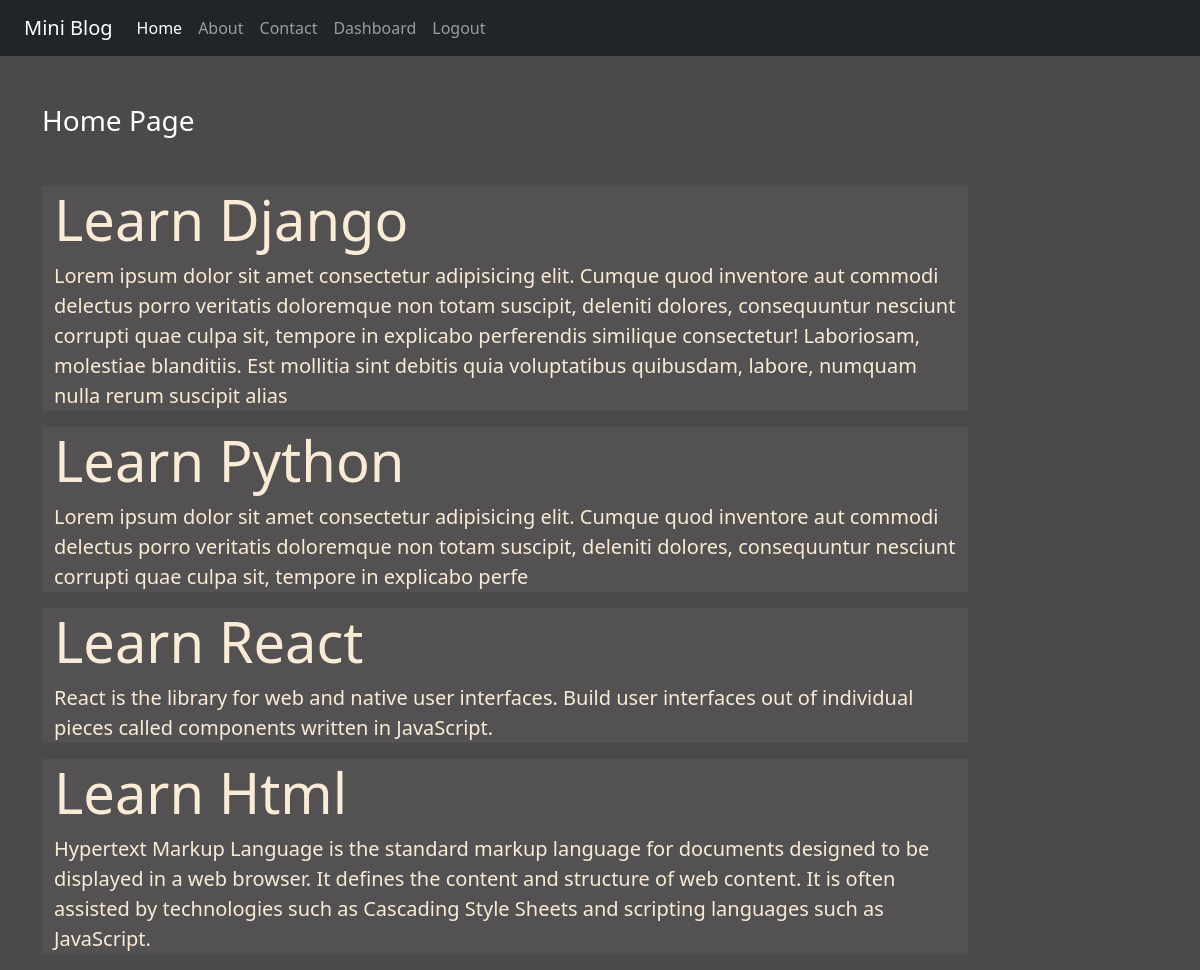
The app's page / (signed in) with its own data.
### blog/models.py (models this page shows)
class Post(models.Model):
    title = models.CharField(max_length=200)
    desc = models.TextField()

### blog/views.py (the view)
# urls.py: path('', views.home, name="home"),
def home(request):
    posts = Post.objects.all().order_by('id')
    paginator = Paginator(posts, 4)
    page_number = request.GET.get('page')
    page_obj = paginator.get_page(page_number)
    return render(request, 'blog/home.html', {'posts':page_obj})

### blog/templates/blog/home.html (shortened to what this page needs)
{% extends "blog/base.html" %}
{% load static %}
{% block content%}
 <div class="col-sm-10">
    <h3 class="text-white my-5">Home Page</h3>
    {% for post in posts %}
    <div class="jumbotron jumbotron-fluid jumbo-color">
        <div class="container">
            <h1 class="display-4 font-weight-bold">{{post.title}}</h1>
            <p class="lead">{{post.desc}} </p>
        </div>
    </div>
    {% endfor %}
</div>
{% endblock content%}

### blog/static/blog/css/style.css (style rules this page uses)
body { background-color: rgb(75,74,74); color: antiquewhite; }
.jumbo-color { background-color: rgb(83, 81, 81); }

### records on screen
Post: title "Learn Django", desc "Lorem ipsum dolor sit amet consectetur adipisicing elit. Cumque quod inventore aut commodi delectus porro veritatis doloremque non totam suscipit, deleniti dolores, consequuntur nesciunt corrupti quae culpa sit, tempore in explicabo perferendis similique consectetur! Laboriosam, molestiae blanditiis. Est mollitia sint debitis quia voluptatibus quibusdam, labore, numquam nulla rerum suscipit alias"
Post: title "Learn Python", desc "Lorem ipsum dolor sit amet consectetur adipisicing elit. Cumque quod inventore aut commodi delectus porro veritatis doloremque non totam suscipit, deleniti dolores, consequuntur nesciunt corrupti quae culpa sit, tempore in explicabo perfe"
Post: title "Learn React", desc "React is the library for web and native user interfaces. Build user interfaces out of individual pieces called components written in JavaScript."
Post: title "Learn Html", desc "Hypertext Markup Language is the standard markup language for documents designed to be displayed in a web browser. It defines the content and structure of web content. It is often assisted by technologies such as Cascading Style Sheets and scripting languages such as JavaScript."
